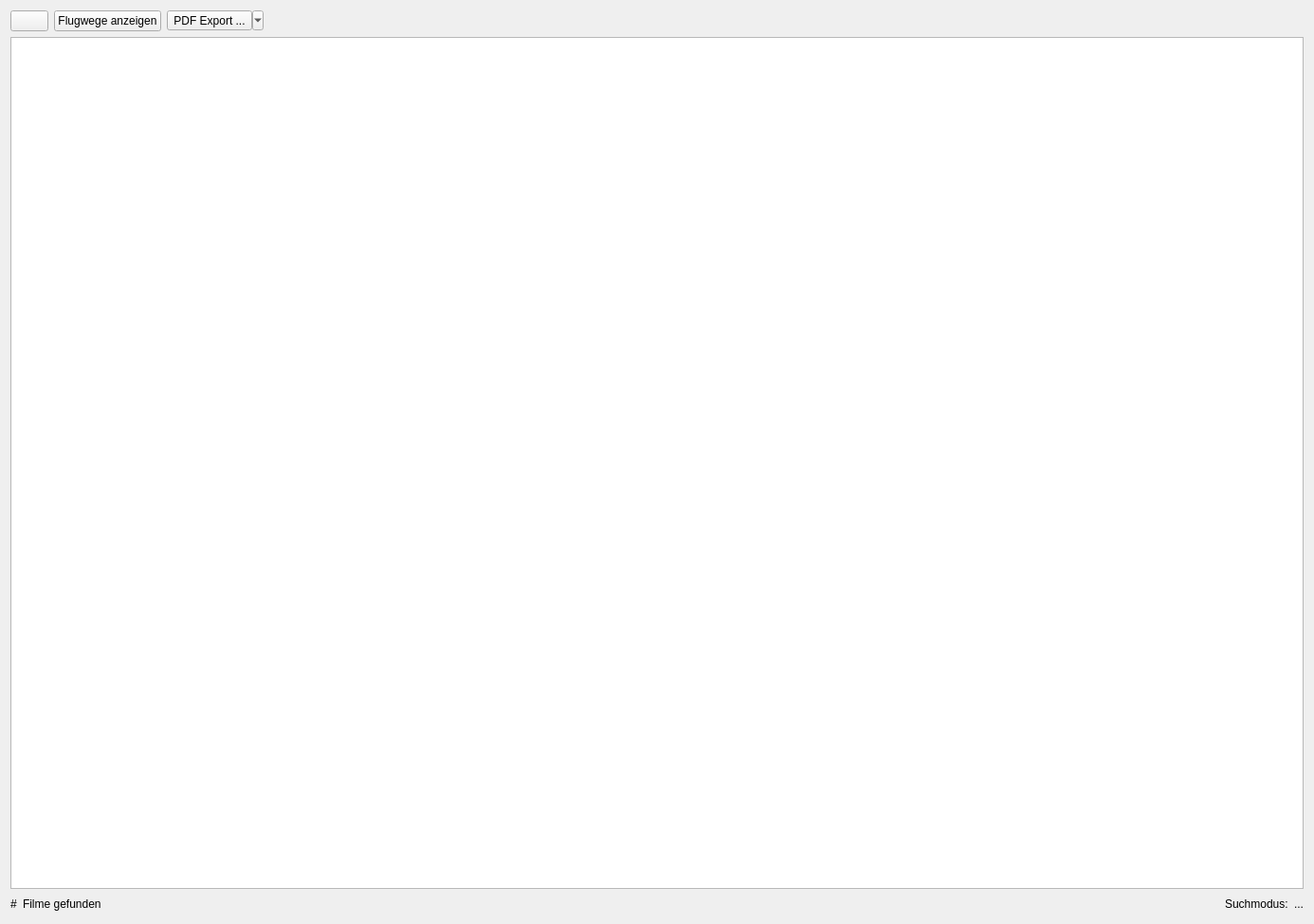
<?xml version="1.0" encoding="UTF-8"?>
<ui version="4.0">
 <class>apisFilmSelectionListDialog</class>
 <widget class="QDialog" name="apisFilmSelectionListDialog">
  <property name="geometry">
   <rect>
    <x>0</x>
    <y>0</y>
    <width>1386</width>
    <height>975</height>
   </rect>
  </property>
  <property name="windowTitle">
   <string>APIS Film Auswahl</string>
  </property>
  <property name="windowIcon">
   <iconset resource="resource.qrc">
    <normaloff>:/plugins/APIS/icons/apis.png</normaloff>:/plugins/APIS/icons/apis.png</iconset>
  </property>
  <layout class="QVBoxLayout" name="verticalLayout">
   <item>
    <layout class="QHBoxLayout" name="horizontalLayout">
     <item>
      <widget class="QPushButton" name="uiResetSelectionBtn">
       <property name="text">
        <string/>
       </property>
       <property name="icon">
        <iconset resource="resource.qrc">
         <normaloff>:/plugins/APIS/icons/update.png</normaloff>:/plugins/APIS/icons/update.png</iconset>
       </property>
       <property name="autoDefault">
        <bool>false</bool>
       </property>
      </widget>
     </item>
     <item>
      <widget class="QPushButton" name="uiDisplayFlightPathBtn">
       <property name="enabled">
        <bool>true</bool>
       </property>
       <property name="text">
        <string>Flugwege anzeigen</string>
       </property>
       <property name="icon">
        <iconset resource="resource.qrc">
         <normaloff>:/plugins/APIS/icons/flightpath.png</normaloff>:/plugins/APIS/icons/flightpath.png</iconset>
       </property>
       <property name="iconSize">
        <size>
         <width>24</width>
         <height>24</height>
        </size>
       </property>
       <property name="autoDefault">
        <bool>false</bool>
       </property>
      </widget>
     </item>
     <item>
      <widget class="QToolButton" name="uiPdfExportTBtn">
       <property name="sizePolicy">
        <sizepolicy hsizetype="Minimum" vsizetype="Fixed">
         <horstretch>0</horstretch>
         <verstretch>0</verstretch>
        </sizepolicy>
       </property>
       <property name="minimumSize">
        <size>
         <width>0</width>
         <height>0</height>
        </size>
       </property>
       <property name="text">
        <string>PDF Export ...</string>
       </property>
       <property name="icon">
        <iconset resource="resource.qrc">
         <normaloff>:/plugins/APIS/icons/pdf_export.png</normaloff>:/plugins/APIS/icons/pdf_export.png</iconset>
       </property>
       <property name="popupMode">
        <enum>QToolButton::MenuButtonPopup</enum>
       </property>
       <property name="toolButtonStyle">
        <enum>Qt::ToolButtonTextBesideIcon</enum>
       </property>
      </widget>
     </item>
     <item>
      <spacer name="horizontalSpacer">
       <property name="orientation">
        <enum>Qt::Horizontal</enum>
       </property>
       <property name="sizeHint" stdset="0">
        <size>
         <width>40</width>
         <height>20</height>
        </size>
       </property>
      </spacer>
     </item>
    </layout>
   </item>
   <item>
    <widget class="QTableView" name="uiFilmListTableV">
     <property name="sortingEnabled">
      <bool>true</bool>
     </property>
    </widget>
   </item>
   <item>
    <layout class="QHBoxLayout" name="horizontalLayout_2">
     <item>
      <widget class="QLabel" name="uiFilmCountLbl">
       <property name="text">
        <string>#</string>
       </property>
      </widget>
     </item>
     <item>
      <widget class="QLabel" name="uiFilmCountDescriptionLbl">
       <property name="text">
        <string>Filme gefunden</string>
       </property>
      </widget>
     </item>
     <item>
      <spacer name="horizontalSpacer_2">
       <property name="orientation">
        <enum>Qt::Horizontal</enum>
       </property>
       <property name="sizeHint" stdset="0">
        <size>
         <width>40</width>
         <height>20</height>
        </size>
       </property>
      </spacer>
     </item>
     <item>
      <widget class="QLabel" name="label">
       <property name="text">
        <string>Suchmodus:</string>
       </property>
      </widget>
     </item>
     <item>
      <widget class="QLabel" name="uiFilmSearchModeLbl">
       <property name="text">
        <string>...</string>
       </property>
      </widget>
     </item>
    </layout>
   </item>
  </layout>
 </widget>
 <resources>
  <include location="resource.qrc"/>
 </resources>
 <connections/>
</ui>
